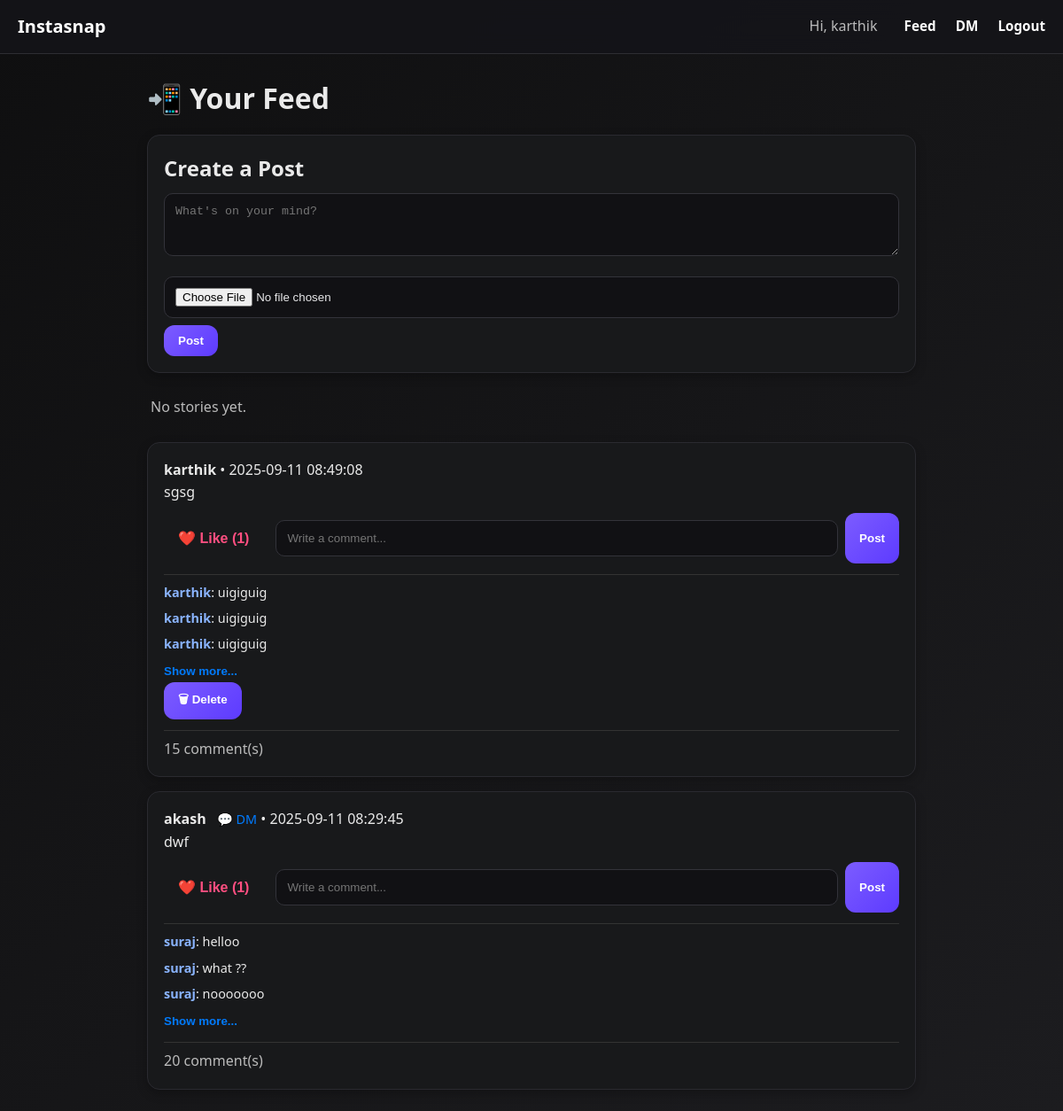
The app's page /feed (signed in) with its own data.
### tables this page shows
CREATE TABLE posts (
            id INTEGER PRIMARY KEY AUTOINCREMENT,
            user_id INTEGER NOT NULL,
            caption TEXT,
            media_url TEXT,
            media_type TEXT CHECK(media_type IN ('image','video')),
            created_at TIMESTAMP DEFAULT CURRENT_TIMESTAMP,
            FOREIGN KEY (user_id) REFERENCES users(id) ON DELETE CASCADE
        );

CREATE TABLE comments (
            id INTEGER PRIMARY KEY AUTOINCREMENT,
            post_id INTEGER NOT NULL,
            user_id INTEGER NOT NULL,
            content TEXT NOT NULL,
            created_at TIMESTAMP DEFAULT CURRENT_TIMESTAMP,
            FOREIGN KEY (post_id) REFERENCES posts(id) ON DELETE CASCADE,
            FOREIGN KEY (user_id) REFERENCES users(id) ON DELETE CASCADE
        );

### app.py (the view, shortened to what this page needs)
@app.route("/feed", methods=["GET", "POST"])
@login_required
def feed():
    conn = get_db()
    rows = conn.execute("""
    SELECT p.id, p.user_id, p.caption, p.media_url, p.media_type, p.created_at,
           COALESCE(u.username, 'Anonymous') as username,
           (SELECT COUNT(*) FROM likes WHERE post_id = p.id) as like_count,
           (SELECT COUNT(*) FROM comments WHERE post_id = p.id) as comment_count,
           EXISTS(SELECT 1 FROM likes WHERE post_id = p.id AND user_id = ?) as liked_by_me
    FROM posts p
    JOIN users u ON u.id = p.user_id
    ORDER BY p.created_at DESC
""", (session["user_id"],)).fetchall()
    posts = []
    for r in rows:
        post = dict(r)
        comment_rows = conn.execute("""
            SELECT c.id, c.content, c.created_at, COALESCE(u.username, 'Anonymous') as username
            FROM comments c
            JOIN users u ON u.id = c.user_id
            WHERE c.post_id = ?
            ORDER BY c.created_at ASC
            LIMIT 3
        """, (post["id"],)).fetchall()
        post["comments"] = [dict(c) for c in comment_rows]
        posts.append(post)
    stories = conn.execute("""
        SELECT s.id, s.media_url, s.media_type, s.created_at, s.expires_at,
               COALESCE(u.username, 'Anonymous') as username
        FROM stories s
        JOIN users u ON u.id = s.user_id
        WHERE s.expires_at > CURRENT_TIMESTAMP
        ORDER BY s.created_at DESC
    """).fetchall()
    conn.close()
    return render_template(
        "feed.html",
        posts=posts,
        stories=stories,
        username=session.get("username") or "Anonymous")

### app.py (called while the page is built)
def get_db():
    conn = sqlite3.connect(DB)
    conn.row_factory = sqlite3.Row
    return conn

def login_required(fn):
    @wraps(fn)
    def wrapper(*args, **kwargs):
        if not session.get("user_id"):
            return redirect(url_for("login"))
        return fn(*args, **kwargs)
    return wrapper

### templates/feed.html (shortened to what this page needs)
{% extends "base.html" %} {% block title %}Feed - Instasnap{% endblock %} {%
block content %}
<div class="feed-container">
  <h1 class="page-title">📲 Your Feed</h1>
  <div class="card create-post">
    <h2 class="section-title">Create a Post</h2>
    <form
      action="{{ url_for('feed') }}"
      method="POST"
      enctype="multipart/form-data"
    >
      <textarea
        name="caption"
        rows="3"
        placeholder="What's on your mind?"
        required
        class="input"
      ></textarea>
      <input type="file" name="media" class="input" />
      <button type="submit" class="btn btn-primary">Post</button>
    </form>
  </div>
  <div class="stories">
    {% if stories %} {% for story in stories %}
    <div class="card story">
      <div class="meta">
        <strong>{{ story.username or "Anonymous" }}</strong> • {{
        story.created_at }}
      </div>
      {% if story.media_type == "image" %}
      <img src="{{ story.media_url }}" alt="Story media" class="story-media" />
      {% elif story.media_type == "video" %}
      <video controls class="story-media">
        <source src="{{ story.media_url }}" type="video/mp4" />
        Your browser does not support the video tag.
      </video>
      {% endif %}
    </div>
    {% endfor %} {% else %}
    <p class="muted">No stories yet.</p>
    {% endif %}
  </div>
  <div class="posts">
    {% if posts %} {% for post in posts %}
    <div class="card post" data-post-id="{{ post.id }}">
      <div class="meta">
        <strong>{{ post.username or "Anonymous" }}</strong>
        {% if post.username != username %}
        <a
          href="{{ url_for('messages', username=post.username) }}"
          class="dm-link"
          >💬 DM</a
        >
        {% endif %} • {{ post.created_at }}
      </div>
      <div class="content">{{ post.caption }}</div>
      <div class="post-actions">
        <form
          class="like-form"
          action="{{ url_for('toggle_like', post_id=post.id) }}"
          method="POST"
          style="display: inline"
        >
          <button
            type="submit"
            class="like-btn {% if post.liked_by_me %}liked{% endif %}"
          >
            ❤️ Like (<span class="like-count">{{ post.like_count }}</span>)
          </button>
        </form>
        <form
          class="comment-form"
          action="{{ url_for('add_comment', post_id=post.id) }}"
          method="POST"
          style="flex: 1; display: flex; gap: 8px"
        >
          <input
            type="text"
            name="content"
            placeholder="Write a comment..."
            required
          />
          <button type="submit">Post</button>
        </form>
      </div>
      <div class="comments" id="comments-{{ post.id }}">
        {% if post.comments %} {% set comments_to_show = post.comments[:3] %} {%
        for comment in comments_to_show %}
        <div class="comment">
          <strong>{{ comment.username }}</strong>: {{ comment.content }}
        </div>
        {% endfor %} {% if post.comment_count > 3 %}
        <button
          class="btn-show-more"
          onclick="toggleComments({{ post.id }}, this)"
        >
          Show more...
        </button>
        {% endif %} {% else %}
        <p class="muted">No comments yet</p>
        {% endif %}
      </div>
      {% if session.get("user_id") == post.user_id %}
      <form
        action="{{ url_for('delete_post', post_id=post.id) }}"
        method="post"
        style="display: inline"
      >
        <button
          type="submit"
          class="btn btn-danger"
          onclick="return confirm('⚠️ Are you sure you want to delete this post?');"
        >
          🗑 Delete
        </button>
      </form>
      {% endif %}
      <div class="comments">
        <p class="muted">
          <span class="comment-count">{{ post.comment_count }}</span> comment(s)
        </p>
      </div>
    </div>
    {% endfor %} {% else %}
    <p class="muted">No posts yet — be the first one to share something!</p>
    {% endif %}
  </div>
</div>
{% endblock %}

### templates/base.html (style rules this page uses)
* { margin: 0; padding: 0; box-sizing: border-box; }
body { font-family: "Segoe UI", Roboto, system-ui, sans-serif; background: linear-gradient(135deg, #0f0f10, #1c1c1f); color: #eaeaea; line-height: 1.6; }
.muted { color: #bbb; margin-right: 8px; }
.card { background: #18191b; border: 1px solid #2a2a30; border-radius: 14px; padding: 18px; margin: 16px 0; box-shadow: 0 4px 12px rgba(0, 0, 0, 0.25); transition: transform 0.2s, box-shadow 0.2s; }
input, textarea { width: 100%; padding: 12px; border-radius: 10px; border: 1px solid #33333a; background: #111114; color: #e8e8ea; margin: 8px 0; transition: border 0.2s, box-shadow 0.2s; }
button { padding: 10px 16px; border: 0; border-radius: 12px; background: linear-gradient(135deg, #7c5cff, #5d3bff); color: white; cursor: pointer; font-weight: 600; transition: transform 0.2s, box-shadow 0.2s; }
.stories { display: flex; overflow-x: auto; gap: 14px; padding: 10px 4px; scrollbar-width: thin; scrollbar-color: #444 #111; }
.post-actions { display: flex; align-items: center; gap: 14px; margin-top: 10px; }
.like-btn { background: none; border: none; cursor: pointer; color: #eaeaea; font-size: 1rem; }
.like-btn.liked { color: #ff4f81; font-weight: bold; }
.comments { margin-top: 12px; border-top: 1px solid #333; padding-top: 8px; }
.comment { font-size: 0.9rem; margin-bottom: 6px; }
.comment strong { color: #8ab4ff; }

### templates/feed.html (style rules this page uses)
.dm-link { font-size: 0.9em; margin-left: 8px; text-decoration: none; color: #007bff; }
.btn-show-more { background: none; border: none; color: #007bff; cursor: pointer; padding: 4px 0; }

### records on screen
posts: username "karthik", created_at "2025-09-11 08:49:08", caption "sgsg", like_count "1", comment_count "15"
comments: username "karthik", content "uigiguig"
comments: username "karthik", content "uigiguig"
comments: username "karthik", content "uigiguig"
posts: username "akash", created_at "2025-09-11 08:29:45", caption "dwf", like_count "1", comment_count "20"
comments: username "suraj", content "helloo"
comments: username "suraj", content "what ??"
comments: username "suraj", content "nooooooo"

### other values on screen
{{ session.get('username') }} "karthik"
